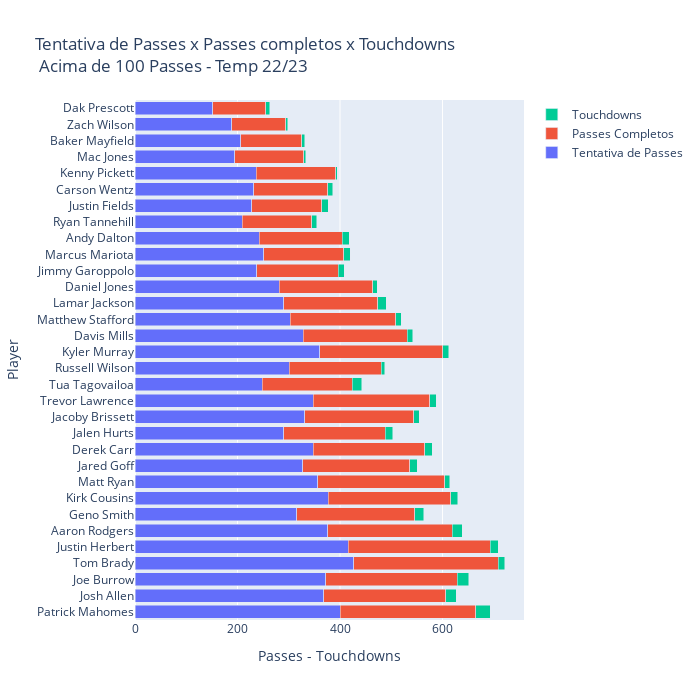

The cell this chart's notebook holds for it:
### Code cell
# Tentativa de Passes x Passes completos x Touchdowns Acima de 100 Passes - Temp 22/23

fig = go.Figure()
fig.add_trace(go.Bar(
    y=data_tem['Player'],
    x=data_tem['Att'],
    name='Tentativa de Passes',
    orientation='h',
    
))
fig.add_trace(go.Bar(
    y=data_tem['Player'],
    x=data_tem['Cmp'],
    name='Passes Completos',
    orientation='h',
    
))
fig.add_trace(go.Bar(
    y=data_tem['Player'],
    x=data_tem['TD'],
    name='Touchdowns',
    orientation='h',
    
))
fig.update_layout(title='Tentativa de Passes x Passes completos x Touchdowns <br> Acima de 100 Passes - Temp 22/23', barmode='stack', height=700, width=700)
fig.update_yaxes(title='Player')
fig.update_xaxes(title=' Passes - Touchdowns ')
fig.show()

### Figure 1 — Plotly figure (JSON) as saved in the notebook; plotly's stock layout.template omitted (floating-point values rounded to 4 significant figures)
{"data": [{"name": "Tentativa de Passes", "orientation": "h", "type": "bar", "x": [400, 368, 372, 427, 416, 376, 316, 377, 357, 327, 348, 290, 331, 348, 248, 301, 360, 328, 303, 290, 281, 238, 251, 242, 209, 228, 232, 237, 195, 206, 189, 152], "y": ["Patrick Mahomes", "Josh Allen", "Joe Burrow", "Tom Brady", "Justin Herbert", "Aaron Rodgers", "Geno Smith", "Kirk Cousins", "Matt Ryan", "Jared Goff", "Derek Carr", "Jalen Hurts", "Jacoby Brissett", "Trevor Lawrence", "Tua Tagovailoa", "Russell Wilson", "Kyler Murray", "Davis Mills", "Matthew Stafford", "Lamar Jackson", "Daniel Jones", "Jimmy Garoppolo", "Marcus Mariota", "Andy Dalton", "Ryan Tannehill", "Justin Fields", "Carson Wentz", "Kenny Pickett", "Mac Jones", "Baker Mayfield", "Zach Wilson", "Dak Prescott"]}, {"name": "Passes Completos", "orientation": "h", "type": "bar", "x": [265, 238, 257, 282, 277, 243, 230, 239, 247, 209, 217, 198, 213, 227, 176, 179, 240, 203, 206, 184, 183, 159, 156, 162, 136, 136, 144, 155, 134, 119, 105, 103], "y": ["Patrick Mahomes", "Josh Allen", "Joe Burrow", "Tom Brady", "Justin Herbert", "Aaron Rodgers", "Geno Smith", "Kirk Cousins", "Matt Ryan", "Jared Goff", "Derek Carr", "Jalen Hurts", "Jacoby Brissett", "Trevor Lawrence", "Tua Tagovailoa", "Russell Wilson", "Kyler Murray", "Davis Mills", "Matthew Stafford", "Lamar Jackson", "Daniel Jones", "Jimmy Garoppolo", "Marcus Mariota", "Andy Dalton", "Ryan Tannehill", "Justin Fields", "Carson Wentz", "Kenny Pickett", "Mac Jones", "Baker Mayfield", "Zach Wilson", "Dak Prescott"]}, {"name": "Touchdowns", "orientation": "h", "type": "bar", "x": [28, 21, 22, 12, 16, 19, 17, 14, 10, 15, 15, 15, 11, 13, 18, 7, 12, 11, 10, 16, 9, 11, 13, 14, 10, 13, 10, 3, 4, 6, 4, 8], "y": ["Patrick Mahomes", "Josh Allen", "Joe Burrow", "Tom Brady", "Justin Herbert", "Aaron Rodgers", "Geno Smith", "Kirk Cousins", "Matt Ryan", "Jared Goff", "Derek Carr", "Jalen Hurts", "Jacoby Brissett", "Trevor Lawrence", "Tua Tagovailoa", "Russell Wilson", "Kyler Murray", "Davis Mills", "Matthew Stafford", "Lamar Jackson", "Daniel Jones", "Jimmy Garoppolo", "Marcus Mariota", "Andy Dalton", "Ryan Tannehill", "Justin Fields", "Carson Wentz", "Kenny Pickett", "Mac Jones", "Baker Mayfield", "Zach Wilson", "Dak Prescott"]}], "layout": {"barmode": "stack", "height": 700, "title": {"text": "Tentativa de Passes x Passes completos x Touchdowns <br> Acima de 100 Passes - Temp 22/23"}, "width": 700, "xaxis": {"title": {"text": " Passes - Touchdowns "}}, "yaxis": {"title": {"text": "Player"}}}}
